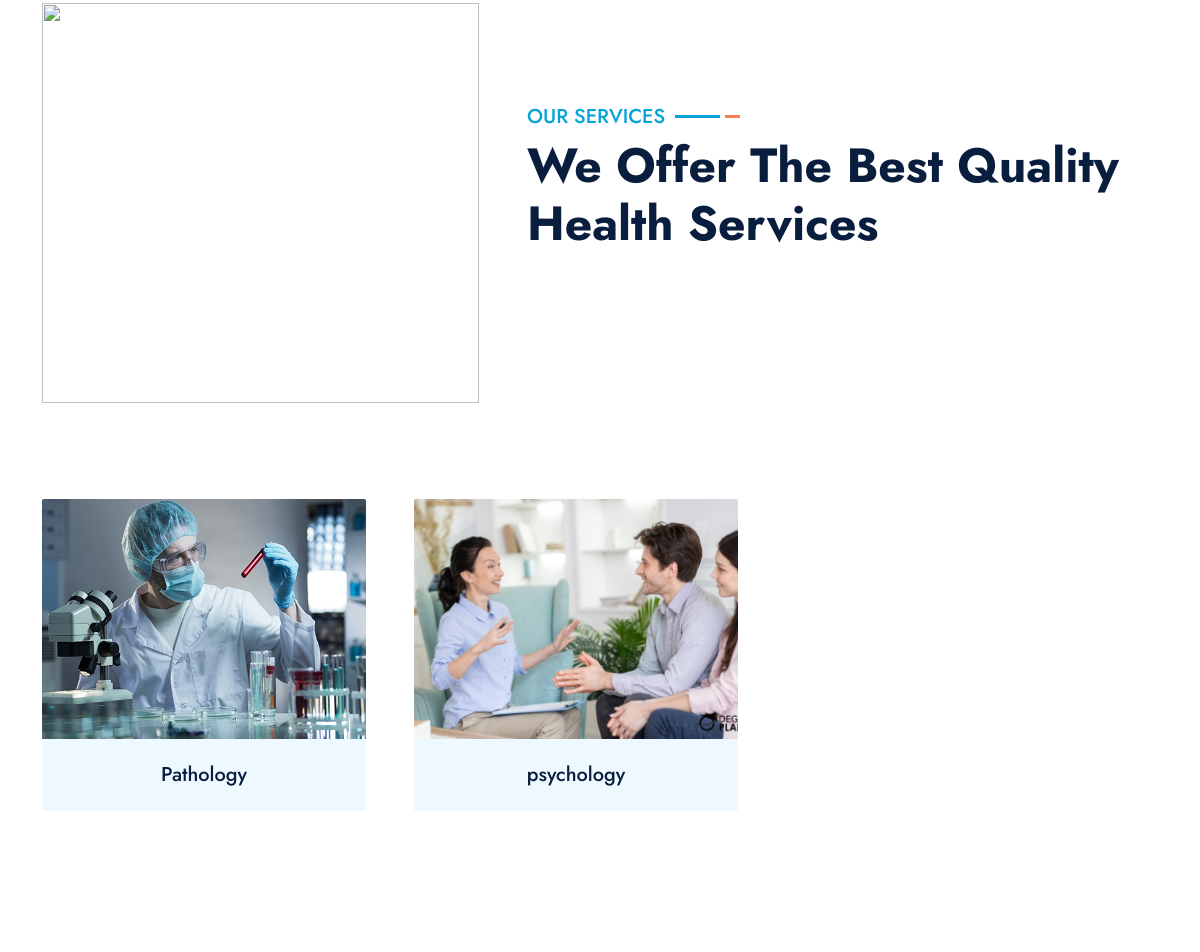
The app's page /userside/service.php (middle part), older data.
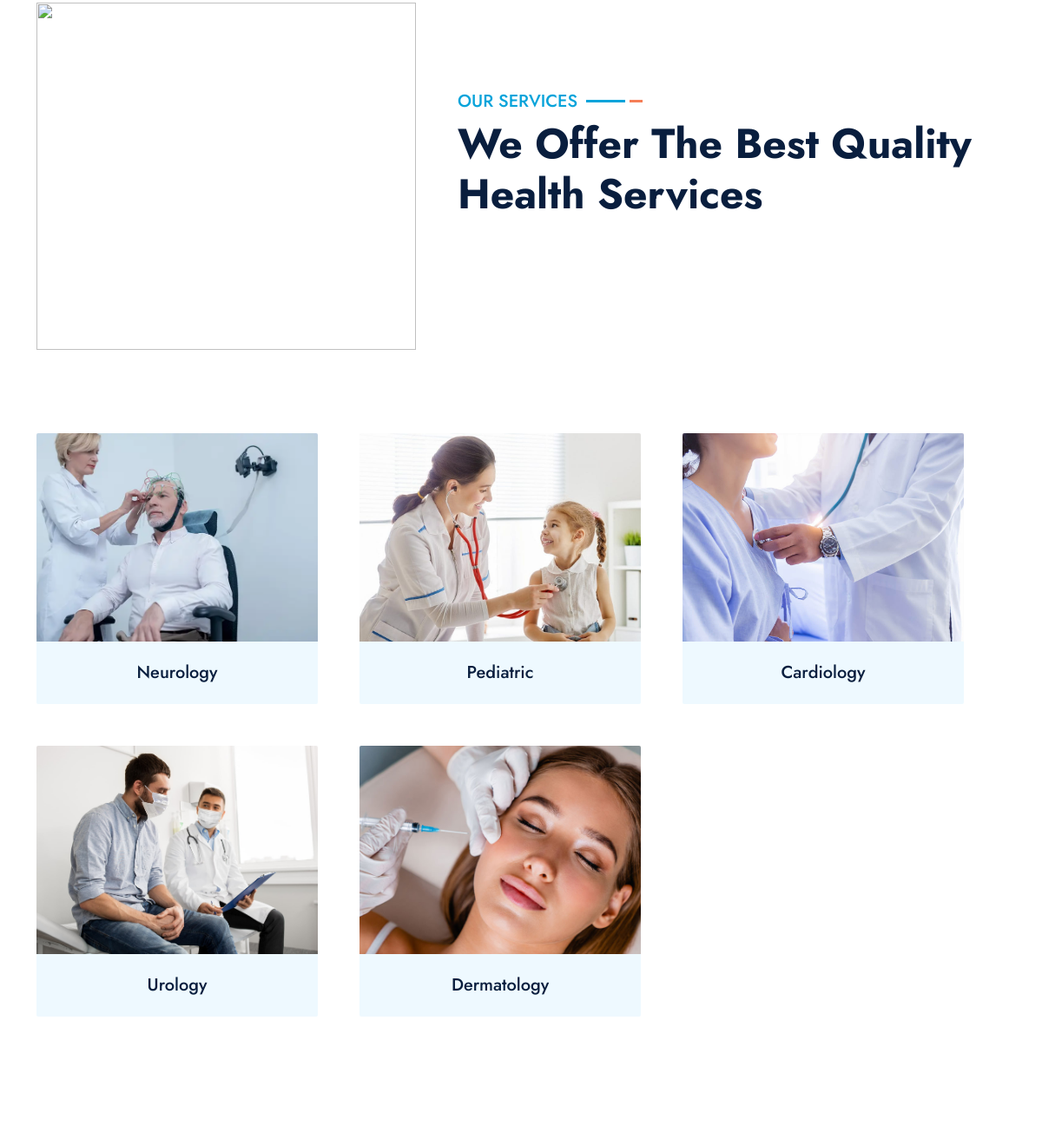
The same page, newer data.
### tables this page shows
CREATE TABLE `services` (
  `service_id` int(11) NOT NULL,
  `service_name` varchar(200) NOT NULL,
  `status` int(11) NOT NULL,
  `image` varchar(500) NOT NULL
);

### userside/service.php (the view, shortened to what this page needs)
<?php
include("../admin/connection.php");
$select_service = "SELECT * FROM `services` where status = 0";
$run_select_service = mysqli_query($connection, $select_service);
?>
<!DOCTYPE html>
<html lang="en">
<head>
    <link href="https://cdnjs.cloudflare.com/ajax/libs/font-awesome/5.10.0/css/all.min.css" rel="stylesheet">
    <link href="https://cdn.jsdelivr.net/npm/bootstrap-icons@1.4.1/font/bootstrap-icons.css" rel="stylesheet">
    <link href="lib/owlcarousel/assets/owl.carousel.min.css" rel="stylesheet">
    <link href="lib/animate/animate.min.css" rel="stylesheet">
    <link href="lib/tempusdominus/css/tempusdominus-bootstrap-4.min.css" rel="stylesheet" />
    <link href="lib/twentytwenty/twentytwenty.css" rel="stylesheet" />
    <link href="css/bootstrap.min.css" rel="stylesheet">
    <link href="css/style.css" rel="stylesheet">
</head>
<body>
    <?php include("navbar.php"); ?>
    <div class="container-fluid py-5 wow fadeInUp" data-wow-delay="0.1s">
        <div class="container">
            <div class="row g-5 mb-5">
                <div class="col-lg-5 wow zoomIn" data-wow-delay="0.3s" style="min-height: 400px;">
                    <div class=" position-relative h-100">
                        <img class=" w-100 h-100"
                            src="https://img.freepik.com/free-photo/attractive-female-doctor-standing-with-documents-hospital_1303-20688.jpg"
                            style="object-fit: cover;">
                    </div>
                </div>
                <div class="col-lg-7 justify-content-center align-self-center">
                    <div class="section-title mb-5 ">
                        <h5 class="position-relative d-inline-block text-primary text-uppercase">Our Services</h5>
                        <h1 class="display-5 mb-0">We Offer The Best Quality Health Services</h1>
                    </div>
                </div>
                <div class="row g-5">
                    <?php while ($row_service = mysqli_fetch_array($run_select_service)) {
                        ?>
                        <div class="col-md-4 service-item wow zoomIn" data-wow-delay="0.6s">
                            <div class="rounded-top overflow-hidden">
                                <img class="img-fluid w-100" src="<?php echo $row_service['image']; ?>" alt=""
                                    style="object-fit: cover; height: 240px;">
                            </div>
                            <div class="position-relative bg-light rounded-bottom text-center p-4">
                                <h5 class="m-0">
                                    <?php echo $row_service['service_name']; ?>
                                </h5>
                            </div>
                        </div>
                    <?php }
                    ; ?>
                </div>
            </div>
        </div>
    </div>
    <div class="container-fluid position-relative pt-5 wow fadeInUp" data-wow-delay="0.1s" style="z-index: 1;">
    </div>
</body>
</html>

Row changes from the older to the newer data that the page shows:
no longer on this page (row edited): services: image (picture), service_name "Pathology"
no longer on this page (row edited): services: image (picture), service_name "psychology"
added services: image (picture), service_name "Neurology"
added services: image (picture), service_name "Pediatric"
added services: image (picture), service_name "Cardiology"
added services: image (picture), service_name "Urology"
added services: image (picture), service_name "Dermatology"
